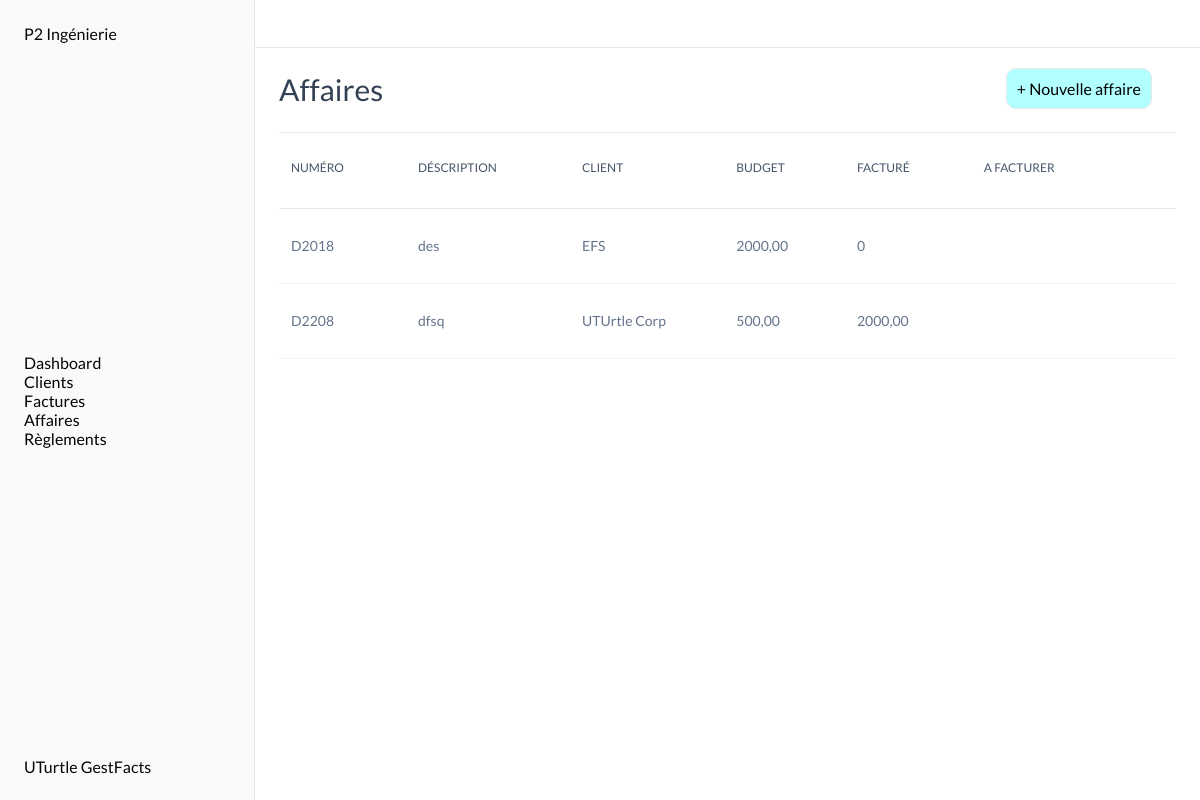
The app's page /affaires/ with its own data.
### affaires/models.py (models this page shows, shortened)
class Affaire(models.Model):
    client = models.ForeignKey('clients.Client', on_delete=models.SET_NULL, null=True, related_name='affaires')
    client_entity_name = models.CharField(max_length=100, blank=True, null=True)
    affaire_number = models.CharField(max_length=10, unique=True, db_index=True)
    affaire_description = models.TextField(max_length=200)
    budget = models.DecimalField(max_digits=10, decimal_places=2, default=0.0)
    factures = models.ManyToManyField('factures.Invoice', related_name='affaires', blank=True, null=True)
    class Meta:
        verbose_name = "Affaire"
        verbose_name_plural = "Affaires"
    def __str__(self):
        return f"{self.affaire_number} : {self.client_entity_name}"
    @property
    def total_facture_ht(self):
        return sum(invoice.amount_ht for invoice in self.factures.all())

### factures/models.py (models this page shows, shortened)
class Invoice(models.Model):
    TYPE_CHOICES = [
        ('facture', 'Facture'),
        ('avoir', 'Avoir'),
        ('proforma', 'Proforma'),
        ]
    STATUT_CHOICES = [
        ('a_payer', 'À payer'),
        ('partiellement_payee', 'Partiellement payée'),
        ('payee', 'Payée'),
        ('en_retard', 'En retard'),
        ('annulee', 'Annulée'),
    ]
    date = models.DateField()
    type = models.CharField(max_length=10, choices=TYPE_CHOICES, default='facture')
    affaire = models.ForeignKey('affaires.Affaire', on_delete=models.CASCADE, related_name="invoices")
    invoice_number = models.CharField(max_length=10, unique=True, db_index=True)
    client = models.ForeignKey('clients.Client', on_delete=models.SET_NULL, related_name='invoices', db_index=True, null=True)
    client_entity_name = models.CharField(max_length=100, blank=True, null=True)
    invoice_object = models.TextField(max_length=200)
    amount_ht = models.DecimalField(max_digits=10, decimal_places=2)
    vat_rate = models.DecimalField(max_digits=5, decimal_places=2, default=20.0)
    statut = models.CharField(max_length=20, choices=STATUT_CHOICES, default='a_payer')
    class Meta:
        verbose_name = "Facture"
        verbose_name_plural = "Factures"

### affaires/views.py (the view)
# urls.py: path('', affaires, name="affaires"),
def affaires(request):
    affaires = Affaire.objects.all()
    print(affaires)
    total_facture_affaire = sum(affaire.total_facture_ht for affaire in affaires)
    for affaire in affaires:
        print(affaire.affaire_number, total_facture_affaire)
    return render(request, 'pages/affaires/affaires.html', context={"affaires": affaires, "total_facture_affaire":total_facture_affaire})

### templates/pages/affaires/affaires.html (shortened to what this page needs)
{% extends "base.html" %}
{% block content %}
<div class="title">
    <H2>Affaires</H2>
    <div class="title_btn">
        <div class="new">+ Nouvelle affaire</div>
    </div>
</div>
<section class="tableau">
    <table class="table">
        <thead>
            <tr>
                <th>
                    <div class="th-div">
                        <span>NUMÉRO</span>
                    </div>
                </th>
                <th>
                    <div class="th-div">
                        <span>DÉSCRIPTION</span>
                    </div>
                </th>
                <th>
                    <div class="th-div">
                        <span>CLIENT</span>
                    </div>
                </th>
                <th>
                    <div class="th-div">
                        <span>BUDGET</span>
                    </div>
                </th>
                <th>
                    <div class="th-div">
                        <span>FACTURÉ</span>
                    </div>
                </th>
                <th>
                    <div class="th-div">
                        <span>A FACTURER</span>
                    </div>
                </th>
                <th>
                    <div class="th-div">
                    </div>
                </th>
            </tr>
        </thead>
        {% if affaires %}
        <tbody>
            {% for affaire in affaires %}
            <tr>
                <td clospan="1">
                    <div class="addresse">
                        <p>{{ affaire.affaire_number }}</p>
                    </div>
                </td>
                <td clospan="1">
                    <div class="addresse">
                        <p>{{ affaire.affaire_description }}</p>
                    </div>
                </td>
                <td clospan="1">
                    <div class="addresse">
                        <P>{{ affaire.client_entity_name }}</P>
                    </div>
                </td>
                <td clospan="1">
                    <div class="addresse">
                        <P>{{ affaire.budget }}</P>
                    </div>
                </td>
                <td clospan="1">
                    <div class="addresse">
                        <P>{{ affaire.total_facture_ht }}</P>
                    </div>
                </td>
                <td clospan="1">
                </td>
                <td clospan="1">
                </td>
            </tr>
            {% endfor %}
        </tbody>
        {% endif %}
    </table>
</section>
{% endblock content %}

### static/style.css (style rules this page uses)
:root { --light-grey: #F8FAFC; --bg-container: #fff; --border-color: #e5e7eb; --police: 'lato', sans-serif; --sidebar-size: 255px; --h2-size: 30px; --h2-weight: 500; --h2-line-height: 36px; --h2-color: #334155; --text-color: #050505; --th-color: rgb(71, 85, 105); --th-border-color: rgb(226, 232, 240); --td-color: rgb(100 116 139); --td-border-color: rgb(241 245 249); --tr-bg-hover: rgb(248 250 252); --mail-border-color: rgb(226 232 240); --adresse-color: rgb(100, 116, 139); --btn_new_color: rgba(0, 255, 255, 0.3); --btn_new_hover: rgba(0, 255, 255, 0.5); --btn_delete_color: rgba(255, 144, 144, 0.915); --btn_delete_hover: rgba(255, 105, 105, 0.915); --svg-color: rgb(148 163 184); }
body { font-family: var(--police); }
.title { position: relative; display: flex; flex-direction: row; align-items: center; justify-content: space-between; padding-bottom: 24px; padding-top: 20px; padding-right: 24px; margin-top: 48px; }
.title::after { content: ""; position: absolute; bottom: 0px; width: 100%; height: 1px; background-color: var(--border-color); }
h2 { color: var(--h2-color); font-family: var(--police); font-size: var(--h2-size); font-weight: var(--h2-weight); line-height: var(--h2-line-height); }
.title_btn { cursor: pointer; }
.new { width: 100%; display: flex; flex-direction: row; align-items: center; justify-content: center; padding-bottom: 10px; padding-top: 10px; padding-right: 10px; padding-left: 10px; border: 1px solid var(--border-color); background-color: var(--btn_new_color); border-radius: 10px; }
.tableau { width: 100%; padding-bottom: 8px; scrollbar-width: thin; }
.table { min-width: 100%; text-indent: 0; border-collapse: collapse; border-spacing: 0; }
thead { scrollbar-width: thin; line-height: 24px; height: 75px; }
tr { scrollbar-width: thin; border-bottom: 1px; border-bottom-style: solid; border-color: var(--border-color); cursor: pointer; }
th { color: var(--th-color); line-height: 16px; font-weight: 500; font-size: 12px; }
.th-div { padding-right: 24px; padding-left: 12px; padding-bottom: 12px; padding-top: 8px; display: flex; align-items: center; cursor: pointer; }
td { border-bottom: 1px; border-bottom-style: solid; border-color: var(--td-border-color); height: 75px; }
.addresse p { font-size: 14px; color: var(--adresse-color); padding-bottom: 2px; padding-left: 12px; padding-right: 12px; padding-top: 2px; text-wrap: nowrap; line-height: 20px; }
td:last-child { text-align: -webkit-right; }

### records on screen
Affaire: affaire_number "D2018", affaire_description "des", client_entity_name "EFS", budget "2000,00", total_facture_ht "0"
Affaire: affaire_number "D2208", affaire_description "dfsq", client_entity_name "UTUrtle Corp", budget "500,00", total_facture_ht "2000,00"
